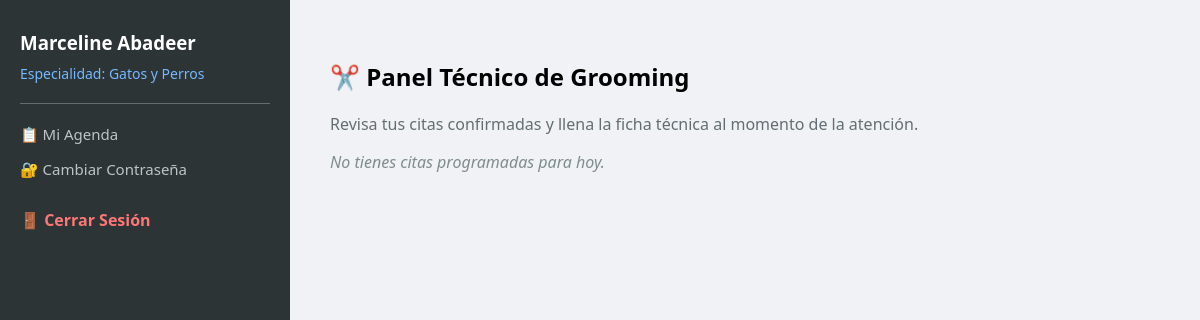
/groomer_dashboard.php (signed in), run on an earlier commit of the app's database.
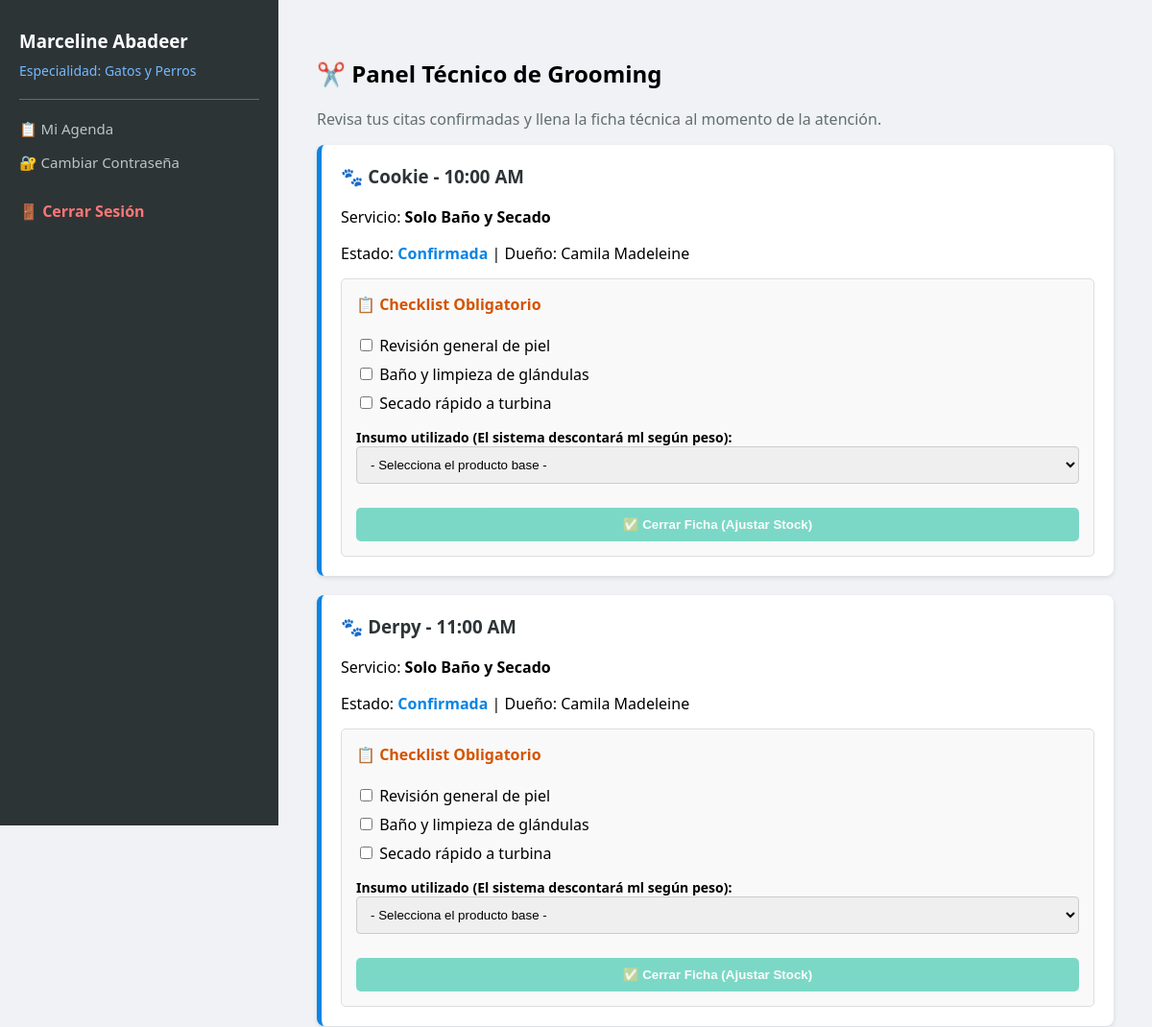
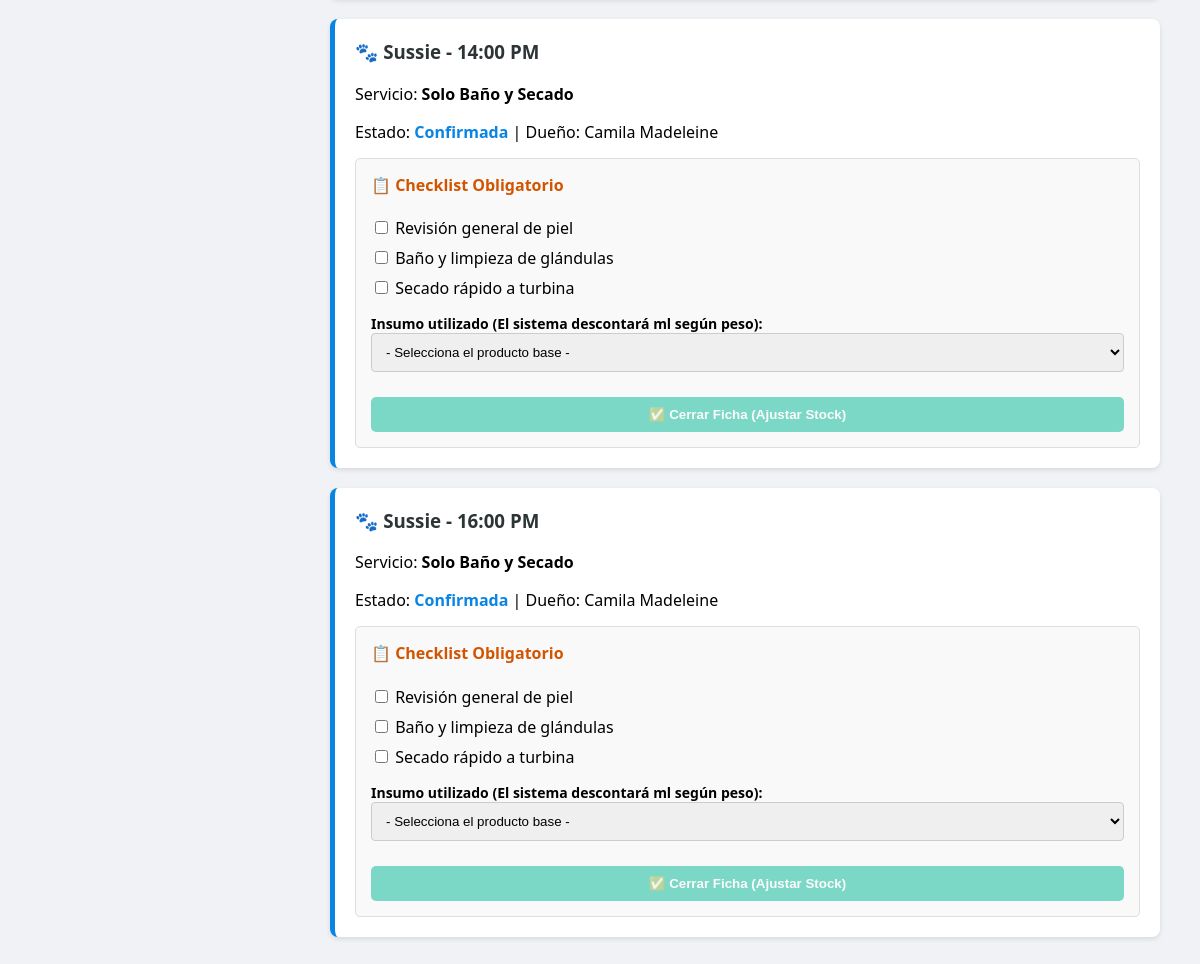
And on a later commit of the database (2 pictures, top to bottom).
### tables this page shows
CREATE TABLE `groomers` (
  `id_groomer` varchar(36) NOT NULL DEFAULT uuid(),
  `usuario_id` varchar(36) DEFAULT NULL,
  `especialidad` varchar(100) DEFAULT NULL,
  `rating_promedio` decimal(3,2) DEFAULT 0.00,
  `disponible` tinyint(1) DEFAULT 1
);

CREATE TABLE `usuarios` (
  `id_usuario` varchar(36) NOT NULL DEFAULT uuid(),
  `rol_id` int(11) DEFAULT NULL,
  `nombre_completo` varchar(100) NOT NULL,
  `ci` varchar(20) DEFAULT NULL,
  `email` varchar(100) NOT NULL,
  `telefono` varchar(20) DEFAULT NULL,
  `direccion` text DEFAULT NULL,
  `password_hash` varchar(255) NOT NULL,
  `esta_verificado` tinyint(1) DEFAULT 0,
  `fecha_registro` timestamp NOT NULL DEFAULT current_timestamp(),
  `estado` enum('Activo','Inactivo','Bloqueado') DEFAULT 'Inactivo',
  `google_id` varchar(255) DEFAULT NULL,
  `two_factor_secret` varchar(255) DEFAULT NULL,
  `two_factor_enabled` tinyint(1) DEFAULT 0,
  `intentos_fallidos` int(11) DEFAULT 0,
  `bloqueado_hasta` timestamp NULL DEFAULT NULL,
  `ultimo_acceso` timestamp NULL DEFAULT NULL,
  `cambio_password_pendiente` tinyint(1) DEFAULT 1,
  `turno` varchar(20) DEFAULT 'Mañana',
  `foto_perfil` varchar(255) DEFAULT 'default_user.png'
);

CREATE TABLE `citas` (
  `id_cita` varchar(36) NOT NULL DEFAULT uuid(),
  `cliente_id` varchar(36) DEFAULT NULL,
  `mascota_id` varchar(36) DEFAULT NULL,
  `groomer_id` varchar(36) DEFAULT NULL,
  `servicio_id` varchar(36) DEFAULT NULL,
  `fecha_hora_inicio` datetime NOT NULL,
  `fecha_hora_fin` datetime DEFAULT NULL,
  `estado` enum('Pendiente','Confirmada','En Proceso','Finalizada','Cancelada') DEFAULT 'Pendiente',
  `calificacion_cliente` int(11) DEFAULT NULL CHECK (`calificacion_cliente` between 1 and 5),
  `comentario_cliente` text DEFAULT NULL,
  `precio_total_estimado` decimal(10,2) DEFAULT 0.00,
  `metodo_pago` enum('QR','Efectivo','Transferencia','Pendiente') DEFAULT 'Pendiente',
  `monto` decimal(10,2) DEFAULT 0.00,
  `duracion_minutos` int(11) DEFAULT 60,
  `servicio` varchar(100) DEFAULT 'Grooming Estándar',
  `pago_estado` varchar(20) DEFAULT 'No Pagado'
);

CREATE TABLE `mascotas` (
  `id_mascota` varchar(36) NOT NULL DEFAULT uuid(),
  `propietario_id` varchar(36) DEFAULT NULL,
  `nombre` varchar(50) NOT NULL,
  `especie` varchar(30) DEFAULT NULL,
  `raza` varchar(50) DEFAULT NULL,
  `fecha_nacimiento` date DEFAULT NULL,
  `peso_actual` decimal(5,2) DEFAULT NULL,
  `alergias` text DEFAULT NULL,
  `vacunas_al_dia` tinyint(1) DEFAULT 1,
  `temperamento` enum('Tranquilo','Nervioso','Agresivo','Miedoso') DEFAULT 'Tranquilo',
  `foto_url` varchar(255) DEFAULT 'default_pet.png'
);

### groomer_dashboard.php (the view, shortened to what this page needs)
<?php
require 'db.php';
$stmtG = $pdo->prepare("SELECT u.*, g.id_groomer, g.especialidad FROM usuarios u JOIN groomers g ON u.id_usuario = g.usuario_id WHERE u.id_usuario = ?");
$stmtG->execute([$_SESSION['usuario_id']]);
$groomer = $stmtG->fetch();
$sqlAgenda = "SELECT c.*, m.nombre as mascota, m.especie, m.peso_actual, u_cli.telefono as tel_cliente, u_cli.nombre_completo as nombre_cli
              FROM citas c
              JOIN mascotas m ON c.mascota_id = m.id_mascota
              JOIN usuarios u_cli ON m.propietario_id = u_cli.id_usuario
              WHERE c.groomer_id = ? AND c.estado IN ('Confirmada', 'Finalizada')
              ORDER BY c.fecha_hora_inicio ASC";
$stmtAgenda = $pdo->prepare($sqlAgenda);
$stmtAgenda->execute([$groomer['id_groomer']]);
$agenda = $stmtAgenda->fetchAll();
?>
<!DOCTYPE html>
<html lang="es">
<head>
</head>
<body>
    <div class="sidebar">
        <h3 style="margin-top: 0;"><?php echo htmlspecialchars($groomer['nombre_completo']); ?></h3>
        <p style="color: #74b9ff; font-size: 14px; margin-top: -10px;">Especialidad: <?php echo htmlspecialchars($groomer['especialidad']); ?></p>
        <hr style="border: 0; border-top: 1px solid #636e72; margin: 20px 0;">
        <a href="groomer_dashboard.php" class="nav-link">📋 Mi Agenda</a>
        <a href="cambiar_password.php" class="nav-link">🔐 Cambiar Contraseña</a>
        <a href="logout.php" style="color: #ff7675; text-decoration: none; font-weight: bold; display: block; margin-top: 30px;">🚪 Cerrar Sesión</a>
    </div>
    <div class="main">
        <h2>✂️ Panel Técnico de Grooming</h2>
        <p style="color: #636e72;">Revisa tus citas confirmadas y llena la ficha técnica al momento de la atención.</p>
        <?php if (count($agenda) > 0): ?>
            <?php foreach ($agenda as $a): ?>
                <div class="card" <?php if($a['estado']=='Finalizada') echo 'style="border-color:#2ecc71; opacity:0.9;"'; ?>>
                    <h3 style="margin-top: 0; color: #2d3436;">🐾 <?php echo htmlspecialchars($a['mascota']); ?> - <?php echo date('H:i A', strtotime($a['fecha_hora_inicio'])); ?></h3>
                    <p style="margin-bottom: 5px;">Servicio: <b><?php echo htmlspecialchars($a['servicio']); ?></b></p>
                    <p style="margin-bottom: 15px;">Estado: <b style="color: <?php echo $a['estado'] == 'Finalizada' ? '#27ae60' : '#0984e3'; ?>;"><?php echo $a['estado']; ?></b> | Dueño: <?php echo htmlspecialchars($a['nombre_cli']); ?></p>
                    <?php
                        $hora_cita = strtotime($a['fecha_hora_inicio']);
                        $hora_actual = time();
                    ?>
                    <?php if ($hora_cita <= $hora_actual && $a['estado'] == 'Confirmada'): ?>
                        <form method="POST" style="background:#f9f9f9; padding:15px; border:1px solid #ddd; border-radius:5px;">
                            <h4 style="margin-top: 0; color: #d35400;">📋 Checklist Obligatorio</h4>
                            <?php if (strpos($a['servicio'], 'Solo Baño') !== false): ?>
                                <label style="display: block; margin-bottom: 8px;"><input type="checkbox" name="chk_nudos" required> Revisión general de piel</label>
                                <label style="display: block; margin-bottom: 8px;"><input type="checkbox" name="chk_bano" required> Baño y limpieza de glándulas</label>
                                <label style="display: block; margin-bottom: 15px;"><input type="checkbox" name="chk_secado" required> Secado rápido a turbina</label>
                            <?php endif; ?>
                            <label style="display:block; margin-top:10px; font-weight:bold; font-size: 14px;">Insumo utilizado (El sistema descontará ml según peso):</label>
                            <select name="insumo_id" required style="width:100%; padding:10px; margin-bottom:15px; border-radius: 4px; border: 1px solid #ccc;">
                                <option value="">- Selecciona el producto base -</option>
                            </select>
                            <button type="submit" name="finalizar_cita" class="btn">✅ Cerrar Ficha (Ajustar Stock)</button>
                        </form>
                    <?php endif; ?>
                </div>
            <?php endforeach; ?>
        <?php else: ?>
            <p style="color: #7f8c8d; font-style: italic;">No tienes citas programadas para hoy.</p>
        <?php endif; ?>
    </div>
</body>
</html>

### groomer_dashboard.php (style rules this page uses)
body { font-family: 'Segoe UI', sans-serif; background: #f0f2f5; margin: 0; display: flex; }
.sidebar { width: 250px; background: #2d3436; color: white; height: 100vh; padding: 30px 20px; position: fixed; }
.main { margin-left: 290px; padding: 40px; width: 100%; }
.card { background: white; padding: 20px; border-radius: 8px; margin-bottom: 20px; box-shadow: 0 2px 5px rgba(0,0,0,0.1); border-left: 5px solid #0984e3; }
.btn { background: #00b894; color: white; padding: 10px 15px; border: none; border-radius: 5px; cursor: pointer; font-weight: bold; width: 100%; margin-top: 10px; }
.nav-link { color: #bdc3c7; text-decoration: none; display: block; margin-bottom: 15px; font-size: 15px; }

What changed in the data, as far as the page shows it:
added citas: mascota.nombre "Cookie", fecha_hora_inicio "10:00 AM", servicio "Solo Baño y Secado", estado "Confirmada", usuarios.nombre_completo "Camila Madeleine"
added citas: mascota.nombre "Derpy", fecha_hora_inicio "11:00 AM", servicio "Solo Baño y Secado", estado "Confirmada", usuarios.nombre_completo "Camila Madeleine"
added citas: mascota.nombre "Sussie", fecha_hora_inicio "14:00 PM", servicio "Solo Baño y Secado", estado "Confirmada", usuarios.nombre_completo "Camila Madeleine"
added citas: mascota.nombre "Sussie", fecha_hora_inicio "16:00 PM", servicio "Solo Baño y Secado", estado "Confirmada", usuarios.nombre_completo "Camila Madeleine"
Also different on the page:
text no longer shown: "No tienes citas programadas para hoy."
